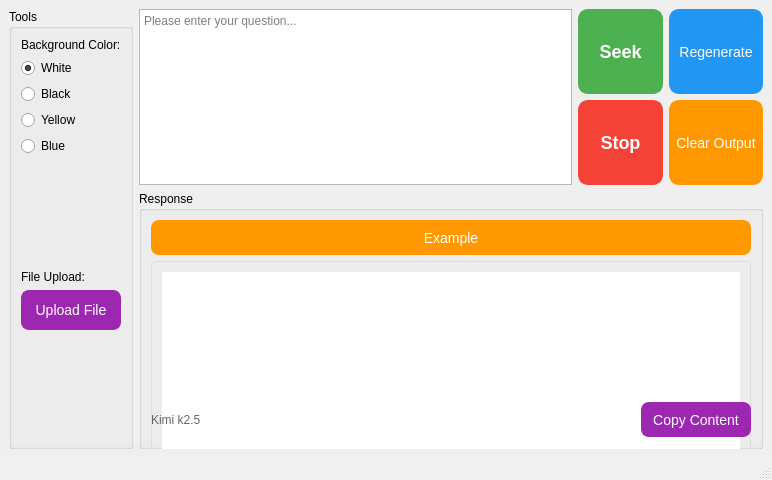
<?xml version="1.0" encoding="UTF-8"?>
<ui version="4.0">
 <class>MainWindow</class>
 <widget class="QMainWindow" name="MainWindow">
  <property name="geometry">
   <rect>
    <x>0</x>
    <y>0</y>
    <width>772</width>
    <height>480</height>
   </rect>
  </property>
  <property name="minimumSize">
   <size>
    <width>600</width>
    <height>450</height>
   </size>
  </property>
  <property name="windowTitle">
   <string>Kimi AI Assistant</string>
  </property>
  <widget class="QWidget" name="centralwidget">
   <layout class="QHBoxLayout" name="horizontalLayout">
    <item>
     <widget class="QGroupBox" name="colorGroupBox">
      <property name="maximumSize">
       <size>
        <width>130</width>
        <height>16777215</height>
       </size>
      </property>
      <property name="title">
       <string>Tools</string>
      </property>
      <layout class="QVBoxLayout" name="verticalLayout_3">
       <item>
        <widget class="QLabel" name="label_2">
         <property name="text">
          <string>Background Color:</string>
         </property>
        </widget>
       </item>
       <item>
        <widget class="QRadioButton" name="whiteBtn">
         <property name="text">
          <string>White</string>
         </property>
         <property name="checked">
          <bool>true</bool>
         </property>
        </widget>
       </item>
       <item>
        <widget class="QRadioButton" name="blackBtn">
         <property name="text">
          <string>Black</string>
         </property>
        </widget>
       </item>
       <item>
        <widget class="QRadioButton" name="yellowBtn">
         <property name="text">
          <string>Yellow</string>
         </property>
        </widget>
       </item>
       <item>
        <widget class="QRadioButton" name="blueBtn">
         <property name="text">
          <string>Blue</string>
         </property>
        </widget>
       </item>
       <item>
        <spacer name="verticalSpacer_2">
         <property name="orientation">
          <enum>Qt::Orientation::Vertical</enum>
         </property>
         <property name="sizeHint" stdset="0">
          <size>
           <width>20</width>
           <height>20</height>
          </size>
         </property>
        </spacer>
       </item>
       <item>
        <widget class="QLabel" name="label_3">
         <property name="text">
          <string>File Upload:</string>
         </property>
        </widget>
       </item>
       <item>
        <widget class="QPushButton" name="uploadBtn">  <!-- 修正：uoloadBtn -> uploadBtn -->
         <property name="minimumSize">
          <size>
           <width>0</width>
           <height>40</height>
          </size>
         </property>
         <property name="toolTip">
          <string>上传文件进行分析 (支持txt, pdf, doc, ppt, 图片等)</string>
         </property>
         <property name="styleSheet">
          <string notr="true">QPushButton {
    font-size: 14px;
    border: 2px solid #9C27B0;
    border-radius: 8px;
    background-color: #9C27B0;
    color: white;
    padding: 5px 10px;
}
QPushButton:hover {
    background-color: #7B1FA2;
    border: 2px solid #7B1FA2;
}
QPushButton:pressed {
    background-color: #6A1B9A;
}</string>
         </property>
         <property name="text">
          <string>Upload File</string>
         </property>
        </widget>
       </item>
       <item>
        <spacer name="verticalSpacer">
         <property name="orientation">
          <enum>Qt::Orientation::Vertical</enum>
         </property>
         <property name="sizeHint" stdset="0">
          <size>
           <width>20</width>
           <height>40</height>
          </size>
         </property>
        </spacer>
       </item>
      </layout>
     </widget>
    </item>
    <item>
     <layout class="QVBoxLayout" name="verticalLayout">
      <item>
       <layout class="QHBoxLayout" name="inputLayout">
        <item>
         <widget class="QTextEdit" name="input_textEdit">
          <property name="minimumSize">
           <size>
            <width>0</width>
            <height>90</height>
           </size>
          </property>
          <property name="placeholderText">
           <string>Please enter your question...</string>
          </property>
         </widget>
        </item>
        <item>
         <layout class="QVBoxLayout" name="verticalLayout_4">
          <item>
           <widget class="QPushButton" name="seekBtn">
            <property name="minimumSize">
             <size>
              <width>85</width>
              <height>85</height>
             </size>
            </property>
            <property name="styleSheet">
             <string notr="true">QPushButton {
    font-size: 18px;
    font-weight: bold;
    border: 2px solid #4CAF50;
    border-radius: 10px;
    background-color: #4CAF50;
    color: white;
    padding: 5px;
}
QPushButton:hover {
    background-color: #45a049;
    border: 2px solid #45a049;
}
QPushButton:pressed {
    background-color: #3d8b40;
}</string>
            </property>
            <property name="text">
             <string>Seek</string>
            </property>
           </widget>
          </item>
          <item>
           <widget class="QPushButton" name="stopBtn">
            <property name="minimumSize">
             <size>
              <width>85</width>
              <height>85</height>
             </size>
            </property>
            <property name="styleSheet">
             <string notr="true">QPushButton {
    font-size: 18px;
    font-weight: bold;
    border: 2px solid #f44336;
    border-radius: 10px;
    background-color: #f44336;
    color: white;
    padding: 5px;
}
QPushButton:hover {
    background-color: #d32f2f;
    border: 2px solid #d32f2f;
}
QPushButton:pressed {
    background-color: #b71c1c;
}</string>
            </property>
            <property name="text">
             <string>Stop</string>
            </property>
           </widget>
          </item>
         </layout>
        </item>
        <item>
         <layout class="QVBoxLayout" name="verticalLayout_5">
          <item>
           <widget class="QPushButton" name="regenerateBtn">
            <property name="minimumSize">
             <size>
              <width>85</width>
              <height>85</height>
             </size>
            </property>
            <property name="styleSheet">
             <string notr="true">QPushButton {
    font-size: 14px;
    border: 2px solid #2196F3;
    border-radius: 10px;
    background-color: #2196F3;
    color: white;
    padding: 5px;
}
QPushButton:hover {
    background-color: #0b7dda;
    border: 2px solid #0b7dda;
}
QPushButton:pressed {
    background-color: #0a6ebd;
}</string>
            </property>
            <property name="text">
             <string>Regenerate</string>
            </property>
           </widget>
          </item>
          <item>
           <widget class="QPushButton" name="clearBtn">
            <property name="enabled">
             <bool>true</bool>
            </property>
            <property name="minimumSize">
             <size>
              <width>85</width>
              <height>85</height>
             </size>
            </property>
            <property name="styleSheet">
             <string notr="true">QPushButton {
    font-size: 14px;
    border: 2px solid #FF9800;
    border-radius: 10px;
    background-color: #FF9800;
    color: white;
    padding: 5px;
}
QPushButton:hover {
    background-color: #e68a00;
    border: 2px solid #e68a00;
}
QPushButton:pressed {
    background-color: #cc7a00;
}</string>
            </property>
            <property name="text">
             <string>Clear Output</string>
            </property>
           </widget>
          </item>
         </layout>
        </item>
       </layout>
      </item>
      <item>
       <widget class="QGroupBox" name="outputGroupBox">
        <property name="title">
         <string>Response</string>
        </property>
        <layout class="QVBoxLayout" name="verticalLayout_2">
         <item>
          <widget class="QPushButton" name="exampleBtn">
           <property name="minimumSize">
            <size>
             <width>0</width>
             <height>35</height>
            </size>
           </property>
           <property name="toolTip">
            <string>点击选择示例问题并自动发送</string>
           </property>
           <property name="styleSheet">
            <string notr="true">QPushButton {
    font-size: 14px;
    border: 2px solid #FF9800;
    border-radius: 8px;
    background-color: #FF9800;
    color: white;
    padding: 5px 10px;
}
QPushButton:hover {
    background-color: #e68a00;
    border: 2px solid #e68a00;
}
QPushButton:pressed {
    background-color: #cc7a00;
}</string>
           </property>
           <property name="text">
            <string>Example</string>
           </property>
          </widget>
         </item>
         <item>
          <widget class="QTextEdit" name="output_textEdit">
           <property name="minimumSize">
            <size>
             <width>0</width>
             <height>300</height>
            </size>
           </property>
           <property name="styleSheet">
            <string notr="true">QTextEdit {
    font-family: Arial, sans-serif;
    font-size: 14px;
    line-height: 1.4;
    padding: 10px;
    border: 1px solid #ddd;
    border-radius: 5px;
}</string>
           </property>
          </widget>
         </item>
         <item>
          <layout class="QHBoxLayout" name="horizontalLayout_2">
           <item>
            <widget class="QLabel" name="label">
             <property name="styleSheet">
              <string notr="true">QLabel {
    color: #666;
    font-size: 12px;
}</string>
             </property>
             <property name="text">
              <string>Kimi k2.5</string>
             </property>
            </widget>
           </item>
           <item>
            <spacer name="horizontalSpacer">
             <property name="orientation">
              <enum>Qt::Orientation::Horizontal</enum>
             </property>
             <property name="sizeHint" stdset="0">
              <size>
               <width>40</width>
               <height>20</height>
              </size>
             </property>
            </spacer>
           </item>
           <item>
            <widget class="QPushButton" name="copyBtn">
             <property name="minimumSize">
              <size>
               <width>100</width>
               <height>35</height>
              </size>
             </property>
             <property name="styleSheet">
              <string notr="true">QPushButton {
    font-size: 14px;
    border: 2px solid #9C27B0;
    border-radius: 8px;
    background-color: #9C27B0;
    color: white;
    padding: 5px 10px;
}
QPushButton:hover {
    background-color: #7B1FA2;
    border: 2px solid #7B1FA2;
}
QPushButton:pressed {
    background-color: #6A1B9A;
}</string>
             </property>
             <property name="text">
              <string>Copy Content</string>
             </property>
            </widget>
           </item>
          </layout>
         </item>
        </layout>
       </widget>
      </item>
     </layout>
    </item>
   </layout>
  </widget>
  <widget class="QMenuBar" name="menubar">
   <property name="geometry">
    <rect>
     <x>0</x>
     <y>0</y>
     <width>772</width>
     <height>18</height>
    </rect>
   </property>
  </widget>
  <widget class="QStatusBar" name="statusbar">
   <property name="styleSheet">
    <string notr="true">QStatusBar {
    background-color: #f0f0f0;
    color: #333;
}</string>
   </property>
  </widget>
 </widget>
 <resources/>
 <connections/>
</ui>
